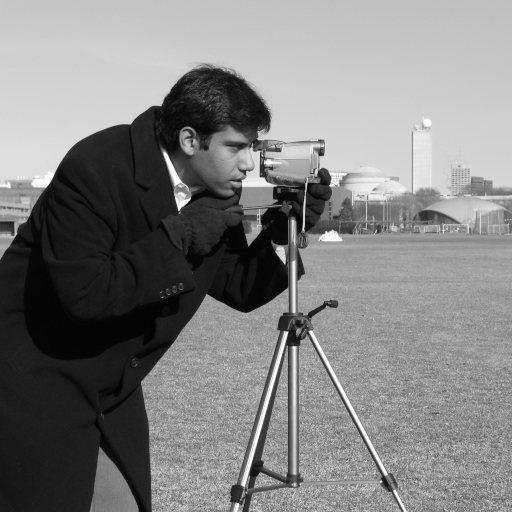
#> input picture skimage.data.camera(), 512 x 512 px
$ jupyter execute skimage-Filter.ipynb   (shell and % lines are left out)
#> lines starting #> are read from the running program, lines starting #| are printed output that depends on the picture; after the words box and inside, x2 and y2 are one past the last pixel; in counts of white or black regions, pixels touching at a corner belong together
[cell 1]
import skimage
import skimage.io
import numpy as np
import matplotlib.pyplot as plt
skimage.__version__

[cell 2]
from skimage import data
camera = data.camera()
#> camera is the input picture: shape (512, 512); min 0, max 255, mean 129.1
im = skimage.io.imread('data/mushroom.png')
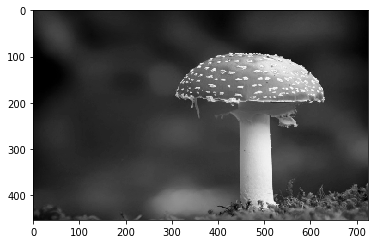
#> input picture PVA2/data/mushroom.png, 378 x 244 px
#> im is the input picture: shape (244, 378, 4); mean R, G, B, A 104.3, 104.3, 104.3, 197.3
im = camera
plt.imshow(im,cmap='gray');
im.shape
#> Out = (512, 512)

[cell 3]
if len(im.shape) >2 and im.shape[2]>1:
    im = np.mean(im,axis=2)

[cell 4]
def show(im):
    plt.imshow(im,cmap='gray');
    plt.axis('off')

[cell 5]
from skimage.filters import sobel
sobel_im = sobel(im)
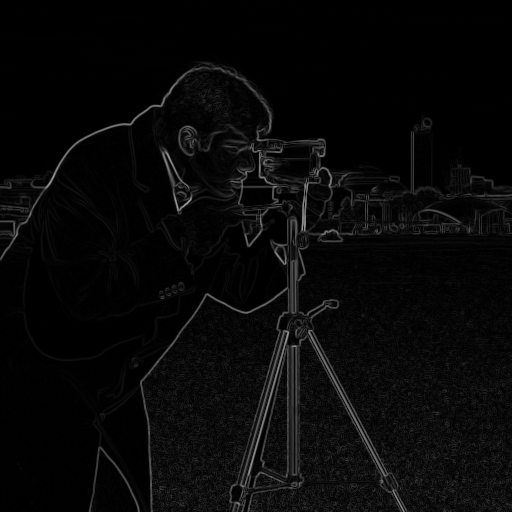
#> sobel_im: shape (512, 512) float64; min 0, max 0.645, mean 0.0342
show(sobel_im);
plt.savefig('sobel.png')

[cell 6]
from skimage.filters import prewitt
prewitt_im = prewitt(im)
show(prewitt_im)
plt.savefig('prewitt.png')

[cell 7]
show(np.abs(sobel_im - prewitt_im))
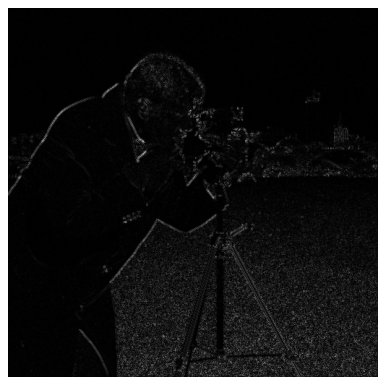
#> figure drawn by matplotlib, 1 panel

[cell 8]
from skimage import filters
roberts_im = filters.roberts(camera)
show(roberts_im)

[cell 9]
import skimage.feature
canny_im = skimage.feature.canny(im)
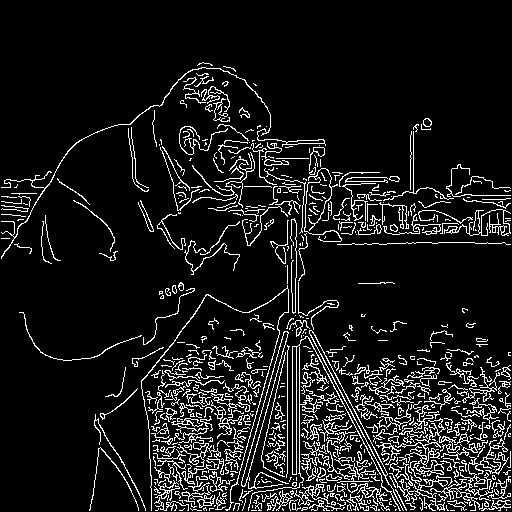
#> canny_im: shape (512, 512) bool; 9.9% white in thin lines or dots, all inside (x1, y1, x2, y2) = (1, 62, 511, 511)
show(canny_im)

[cell 10]
canny_im = skimage.feature.canny(im,sigma=5,low_threshold=10,high_threshold=50)
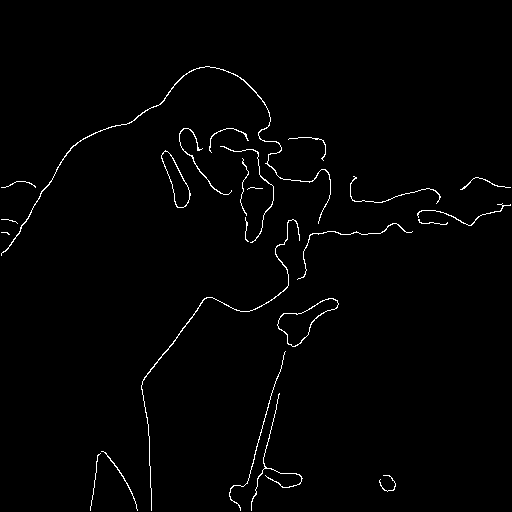
#> canny_im: shape (512, 512) bool; 1.3% white in thin lines or dots, all inside (x1, y1, x2, y2) = (1, 66, 511, 511)
show(canny_im)
